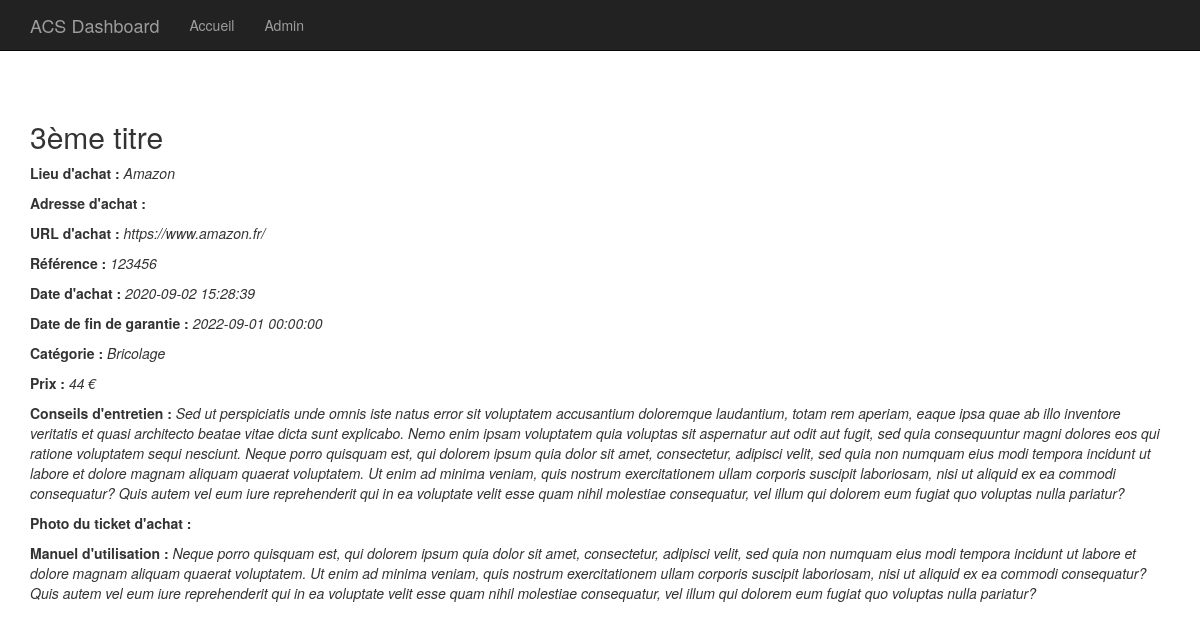
Before: /index.php?p=posts.single&id=3 with the older database file.
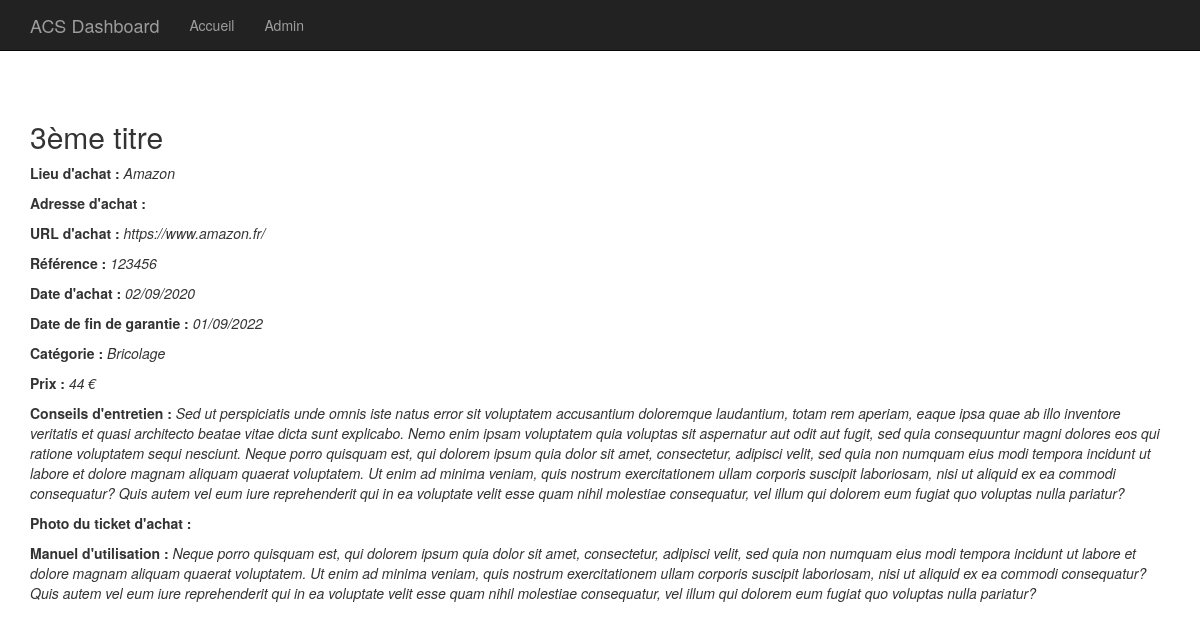
After: the same page with the newer database file.
### tables this page shows
CREATE TABLE IF NOT EXISTS `articles` (
  `id` int(11) NOT NULL AUTO_INCREMENT,
  `titre` varchar(255) DEFAULT NULL,
  `lieuachat` varchar(255) DEFAULT NULL,
  `adresseachat` varchar(255) DEFAULT NULL,
  `urlachat` varchar(255) DEFAULT NULL,
  `ref` varchar(255) NOT NULL,
  `dateachat` varchar(20) NOT NULL,
  `datefingarantie` varchar(20) NOT NULL,
  `category_id` int(11) DEFAULT NULL,
  `prix` int(10) NOT NULL DEFAULT 0,
  `conseilsentretien` longtext DEFAULT NULL,
  `phototicketachat` varchar(255) DEFAULT NULL,
  `manuelutilisation` longtext DEFAULT NULL,
  PRIMARY KEY (`id`)
);

CREATE TABLE IF NOT EXISTS `categories` (
  `id` int(11) NOT NULL AUTO_INCREMENT,
  `titre` varchar(255) DEFAULT NULL,
  PRIMARY KEY (`id`)
);

### core/Controller/Controller.php (called while the page is built, shortened)
<?php
    class Controller{
        protected $viewPath;
        protected function render($view, $variables = []){
            extract($variables);
            require($this->viewPath . str_replace('.', '/', $view) . '.php');
        }
    }
?>

### app/Controller/PostsController.php (called while the page is built, shortened)
<?php
    class PostsController extends AppController{
        public function single(){
            $article = $this->Post->findWitdhCategory($_GET['id']);
            $this->render('posts.single', compact('article'));
        }
    }
?>

### public/index.php (called while the page is built, shortened)
<?php
    if(isset($_GET['p'])){
        $page = $_GET['p'];
    }
    else{
        $page = 'posts.index';
    }
    $page = explode('.', $page);
    if($page[0] == 'admin'){
        $controller = '\App\Controller\Admin\\' . ucfirst($page[1]) . 'Controller';
        $action = $page[2];
    }
    else{
        $action = $page[1];
    }
    $controller = new $controller();
    $controller->$action();
?>

### core/Table/Table.php (called while the page is built, shortened)
<?php
    class Table{
        protected $db;
        public function __construct(Database $db){
            $this->db = $db;
        }
        public function query($statement, $attributes = null, $one = false){
            if($attributes){
                return $this->db->prepare(
                    $statement,
                    $attributes,
                    str_replace('Table', 'Entity', get_class($this)),
                    $one
                );
            }
             else{
                return $this->db->query(
                    $statement,
                    str_replace('Table', 'Entity', get_class($this)),
                     $one
                );
            }
        }
    }
?>

### core/Database/MysqlDatabase.php (called while the page is built, shortened)
<?php
    class MysqlDatabase extends Database{
        private $pdo;
        private function getPDO(){
            if($this->pdo === null){
                $pdo = new PDO('mysql:dbname=mvc-blog;host=localhost', 'root', '');
                $pdo->setAttribute(PDO::ATTR_ERRMODE, PDO::ERRMODE_EXCEPTION);
                $this->pdo = $pdo;
            }
            return $this->pdo;
        }
        public function prepare($statement, $attributes, $class_name = null, $one = false){
            $req = $this->getPDO()->prepare($statement);
            $res = $req->execute($attributes);
            if($class_name === null){
                $req->setFetchMode(PDO::FETCH_OBJ);
            }
            else{
                $req->setFetchMode(PDO::FETCH_CLASS, $class_name);
            }
            if($one){
                $datas = $req->fetch();
            }
            else{
                $datas = $req->fetchAll();
            }
            return $datas;
        }
    }
?>

### app/Table/PostTable.php (called while the page is built, shortened)
<?php
    class PostTable extends Table{
        public function findWitdhCategory($id){
            return $this->query("
                SELECT articles.id, articles.titre, articles.lieuachat, articles.adresseachat, articles.urlachat, articles.ref, articles.dateachat, articles.datefingarantie, articles.prix, articles.conseilsentretien, articles.phototicketachat, articles.manuelutilisation, categories.titre as categorie
                FROM articles
                LEFT JOIN categories ON category_id = categories.id
                WHERE articles.id = ?",
                [$id], true
            );
        }
    }
?>

### app/Autoloader.php (called while the page is built, shortened)
<?php
  class Autoloader{
      static function autoload($class){
          if (strpos($class, __NAMESPACE__ . '\\') === 0){
              $class = str_replace(__NAMESPACE__ . '\\', '', $class);
              $class = str_replace('\\', '/', $class);
          }
      }
  }

### core/Autoloader.php (called while the page is built, shortened)
<?php
  class Autoloader{
      static function autoload($class){
          if (strpos($class, __NAMESPACE__ . '\\') === 0){
              $class = str_replace(__NAMESPACE__ . '\\', '', $class);
              $class = str_replace('\\', '/', $class);
          }
      }
  }

### app/Views/posts/single.php (the view)
<h2><?= $article->titre; ?></h2>
<p><b>Lieu d'achat : </b><em><?= $article->lieuachat; ?></em></p>
<p><b>Adresse d'achat : </b><em><?= $article->adresseachat; ?></em></p>
<p><b>URL d'achat : </b><em><?= $article->urlachat; ?></em></p>
<p><b>Référence : </b><em><?= $article->ref; ?></em></p>
<p><b>Date d'achat : </b><em><?= $article->dateachat; ?></em></p>
<p><b>Date de fin de garantie : </b><em><?= $article->datefingarantie; ?></em></p>
<p><b>Catégorie : </b><em><?= $article->categorie; ?></em></p>
<p><b>Prix : </b><em><?= $article->prix; ?> €</em></p>
<p><b>Conseils d'entretien : </b><em><?= $article->conseilsentretien; ?></em></p>
<p><b>Photo du ticket d'achat : </b><em><?= $article->phototicketachat; ?></em></p>
<p><b>Manuel d'utilisation : </b><em><?= $article->manuelutilisation; ?></em></p>

Changed rows visible on the page:
changed articles "3ème titre": dateachat "2020-09-02 15:28:39" → "02/09/2020"; datefingarantie "2022-09-01 00:00:00" → "01/09/2022"
